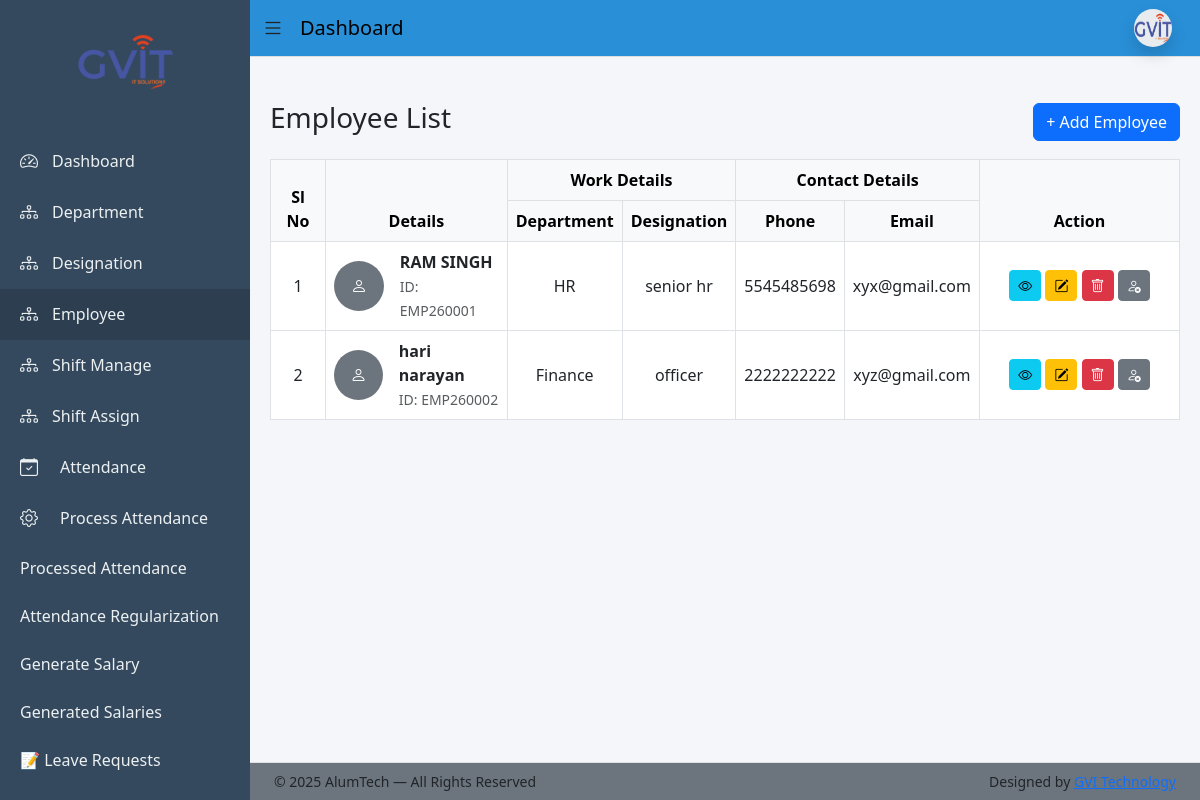
The page /employee/ (signed in) on the database its author committed.
### app/models.py (models this page shows, shortened)
class Employee(models.Model):
    BLOOD_GROUP_CHOICES = [
        ('A+', 'A+'), ('A-', 'A-'),
        ('B+', 'B+'), ('B-', 'B-'),
        ('O+', 'O+'), ('O-', 'O-'),
        ('AB+', 'AB+'), ('AB-', 'AB-'),
    ]
    BACHELOR_CHOICES = [
        ('BCom', 'B.Com'),
        ('BSc', 'B.Sc'),
        ('BA', 'B.A'),
        ('BTech', 'B.Tech'),
    ]
    MASTER_CHOICES = [
        ('MCom', 'M.Com'),
        ('MSc', 'M.Sc'),
        ('MA', 'M.A'),
        ('MTech', 'M.Tech'),
    ]
    first_name = models.CharField(max_length=50)
    middle_name = models.CharField(max_length=50, blank=True)
    last_name = models.CharField(max_length=50)
    gender = models.CharField(max_length=10,choices=[('Male','Male'),('Female','Female'),('Other','Other')])
    blood_group = models.CharField(max_length=10, choices=BLOOD_GROUP_CHOICES, blank=True, null=True)
    date_of_birth = models.DateField(null=True, blank=True)
    father_name = models.CharField(max_length=100, blank=True)
    mother_name = models.CharField(max_length=100, blank=True)
    user = models.OneToOneField(User, on_delete=models.CASCADE, null=True, blank=True, related_name='employee_profile')
    email = models.EmailField(unique=True)
    contact_no = models.CharField(max_length=15)
    emergency_contact = models.CharField(max_length=15)
    address = models.TextField(blank=True, null=True)
    permanent_address = models.TextField(blank=True, null=True)
    bachelor_degree = models.CharField(max_length=10, choices=BACHELOR_CHOICES, blank=True, null=True)
    master_degree = models.CharField(max_length=10, choices=MASTER_CHOICES, blank=True, null=True)
    employee_id = models.CharField(max_length=20, unique=True)
    department = models.ForeignKey(Department, on_delete=models.PROTECT)
    designation = models.ForeignKey(Designation, on_delete=models.PROTECT)
    date_of_joining = models.DateField(blank=True, null=True)
    photo = models.ImageField(upload_to='employees/', blank=True, null=True)
    pan_no = models.CharField(max_length=10,blank=True,null=True)
    Aadhar_no = models.CharField(max_length=12,blank=True,null=True)
    Bank_name = models.CharField(max_length=50,blank=True,null=True)
    acc_no = models.CharField(max_length=15,blank=True,null=True)
    ifsc_no = models.CharField(max_length=15,blank=True,null=True)
    branch_name = models.CharField(max_length=50,blank=True,null=True)
    is_active = models.BooleanField(default=True)
    created_at = models.DateTimeField(auto_now_add=True)
    lwp_balance = models.IntegerField(default=0)
    generated_at = models.DateField(blank=True, null=True)
    created_by = models.ForeignKey(User, on_delete=models.SET_NULL, null=True, blank=True, related_name='created_employees')
    def full_name(self):
        return f"{self.first_name} {self.middle_name} {self.last_name}".strip()

class Department(models.Model):
    name = models.CharField(max_length=100, unique=True)
    description = models.TextField(blank=True)

class Designation(models.Model):
    department = models.ForeignKey(Department, on_delete=models.CASCADE)
    name = models.CharField(max_length=100)

### app/views.py (the view)
# urls.py: path('employee/', views.employee_list, name='employee_list'),
@login_required(login_url='login')
def employee_list(request):
    return render(request, 'employee/employee_list.html', {
        'employees': Employee.objects.select_related('department', 'designation')
    })

### templates/employee/employee_list.html (shortened to what this page needs)
{% extends 'base_dashboard.html' %}
{% block content %}
<div class="d-flex justify-content-between align-items-center mb-3">
  <h3>Employee List</h3>
  <a href="{% url 'employee_add' %}" class="btn btn-primary">
    + Add Employee
  </a>
</div>
<div class="table-responsive">
  <table class="table table-bordered align-middle text-center">
    <thead class="table-light">
      <tr>
        <th rowspan="2">Sl No</th>
        <th rowspan="2">Details</th>
        <th colspan="2">Work Details</th>
        <th colspan="2">Contact Details</th>
        <th rowspan="2" style="width:200px">Action</th>
      </tr>
      <tr>
        <th>Department</th>
        <th>Designation</th>
        <th>Phone</th>
        <th>Email</th>
      </tr>
    </thead>
    <tbody>
      {% for emp in employees %}
      <tr>
        <td>{{ forloop.counter }}</td>
        <td class="text-start">
          <div class="d-flex align-items-center gap-3">
            {% if emp.photo %}
              <img src="{{ emp.photo.url }}"
                   class="rounded-circle border"
                   width="50" height="50"
                   style="object-fit:cover;">
            {% else %}
              <div class="rounded-circle bg-secondary text-white d-flex
                          align-items-center justify-content-center"
                   style="width:50px;height:50px;">
                <i class="bi bi-person"></i>
              </div>
            {% endif %}
            <div>
              <strong>{{ emp.full_name }}</strong><br>
              <small class="text-muted">ID: {{ emp.employee_id }}</small>
            </div>
          </div>
        </td>
        <td>{{ emp.department.name }}</td>
        <td>{{ emp.designation.name }}</td>
        <td>{{ emp.contact_no }}</td>
        <td>{{ emp.email }}</td>
        <td class="text-nowrap">
  <a
    href="{% url 'employee_view' emp.id %}"
    class="btn btn-info btn-sm"
    title="View"
  >
    <i class="bi bi-eye"></i>
  </a>
  <a
    href="{% url 'employee_edit' emp.id %}"
    class="btn btn-warning btn-sm"
    title="Edit"
  >
    <i class="bi bi-pencil-square"></i>
  </a>
  <a
    href="{% url 'employee_delete' emp.id %}"
    class="btn btn-danger btn-sm"
    title="Delete"
    onclick="return confirm('Delete this employee?');"
  >
    <i class="bi bi-trash"></i>
  </a>
  <a
    href="{% url 'employee_toggle_status' emp.id %}"
    class="btn btn-sm {% if emp.is_active %}btn-secondary{% else %}btn-success{% endif %}"
    title="{% if emp.is_active %}Deactivate{% else %}Activate{% endif %}"
  >
    {% if emp.is_active %}
      <i class="bi bi-person-x"></i>
    {% else %}
      <i class="bi bi-person-check"></i>
    {% endif %}
  </a>
</td>
      </tr>
      {% empty %}
      <tr>
        <td colspan="7" class="text-center text-muted">
          No employees found
        </td>
      </tr>
      {% endfor %}
    </tbody>
  </table>
</div>
{% endblock %}

### static/css/dashboard_style.css (style rules this page uses)
body { overflow-x: hidden; background: #f4f6f9; }

### rows shown on the page
Employee: full_name "RAM SINGH", employee_id "EMP260001", department.name "HR", designation.name "senior hr", contact_no "5545485698", email "xyx@gmail.com", is_active True (drawn)
Employee: full_name "hari narayan", employee_id "EMP260002", department.name "Finance", designation.name "officer", contact_no "2222222222", email "xyz@gmail.com", is_active True (drawn)
